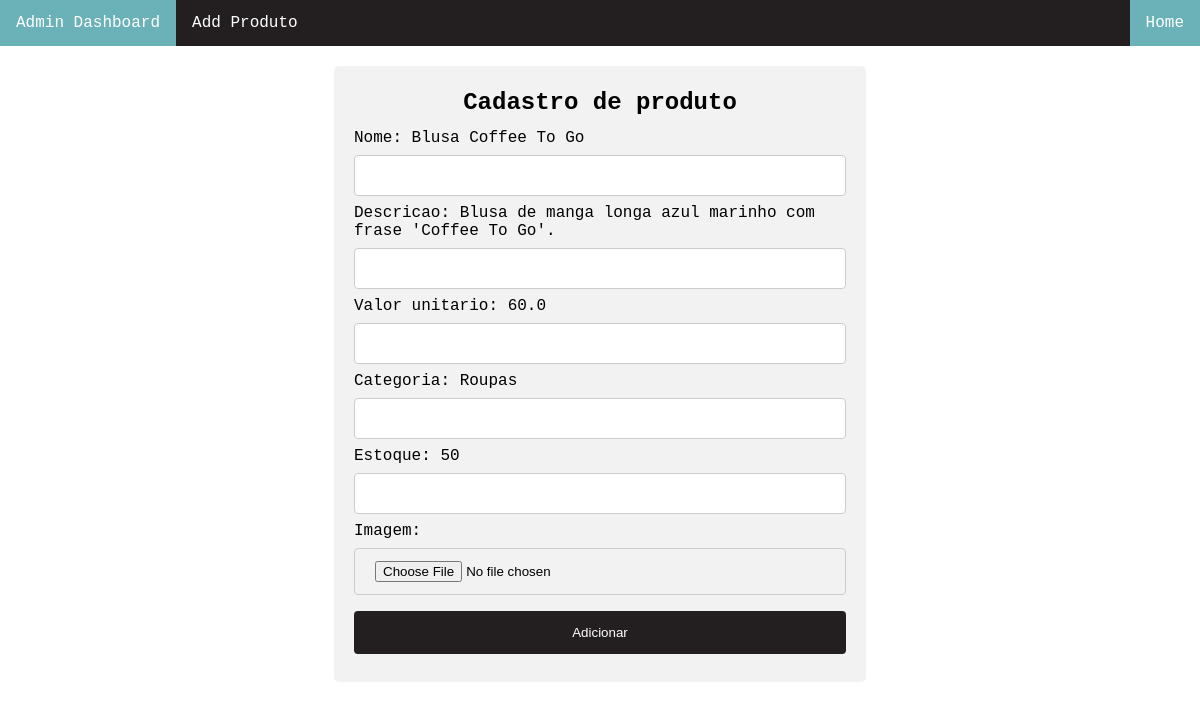
/admin/att_produto/2, run on the app's committed database.
### models/tables.py (models this page shows, shortened)
class Produto(db.Model):
    __tablename__ = "produtos"
    id = db.Column(db.Integer, primary_key=True)
    nome = db.Column(db.String(50), unique=True)
    descricao = db.Column(db.String(500))
    valor_unitario = db.Column(db.Float(20))
    categoria = db.Column(db.String(30))
    estoque = db.Column(db.Integer)
    image = db.Column(db.String(100))

### controller/rotas.py (the view)
@app.route('/admin/att_produto/<idp>', methods=['GET', 'POST'])
def att_produto(idp):
    form = AttProduto()
    produto_atual = Produto.query.filter_by(id=idp).first()
    checar = 0
    if form.nome.data:
        produto_atual.nome = form.nome.data
        db.session.commit()
        checar += 1
    if form.descricao.data:
        produto_atual.descricao = form.descricao.data
        db.session.commit()
        checar += 1
    if form.valor_unitario.data:
        produto_atual.valor_unitario = form.valor_unitario.data
        db.session.commit()
        checar += 1
    if form.categoria.data:
        produto_atual.categoria = form.categoria.data
        db.session.commit()
        checar += 1
    if form.estoque.data:
        produto_atual.estoque = form.estoque.data
        db.session.commit()
        checar += 1
    if form.image.data:
        produto_atual.image = photos.url(photos.save(form.image.data))
        db.session.commit()
        checar += 1
    if checar >= 1:
        return redirect(url_for('admin'))
    return render_template('admin/edit_produto.html', form=form, produto_atual=produto_atual)

### models/forms.py
class AttProduto(FlaskForm):
    nome = StringField('nome')
    categoria = StringField('categoria')
    descricao = StringField('descricao')
    estoque = IntegerField('estoque')
    valor_unitario = FloatField('valor_unitario')
    image = FileField('image')

### templates/admin/edit_produto.html (shortened to what this page needs)
{% extends 'admin/admin.html' %}
{% block content %}
  <form style="margin: 20px auto;width: 41%" action="" method="POST" class="divform" enctype="multipart/form-data">
    <h2 class="titulo">Cadastro de produto</h2>
      <label>Nome: {{ produto_atual.nome }}</label>
      {{
        form.nome(class="campotexto")
      }}
      <label>Descricao: {{ produto_atual.descricao }}</label>
      {{
        form.descricao(class="campotexto")
      }}
      <label>Valor unitario: {{ produto_atual.valor_unitario }}</label>
      {{
        form.valor_unitario(class="campotexto")
      }}
      <label>Categoria: {{ produto_atual.categoria }}</label>
      {{
        form.categoria(class="campotexto")
      }}
      <label>Estoque: {{ produto_atual.estoque }}</label>
      {{
        form.estoque(class="campotexto")
      }}
      <label>Imagem: </label>
      {{
        form.image(class="campotexto")
      }}
      <button class="botoes" type="submit">Adicionar</button>
  </form>
{% endblock %}

### static/css/newcss.css (style rules this page uses)
body { margin: 0; padding: 0; font-family: monospace, monospace; }
.campotexto { width: 100%; padding: 12px 20px; margin: 8px 0; display: inline-block; border: 1px solid #ccc; border-radius: 4px; box-sizing: border-box; }
.botoes { width: 100%; background-color: #231f20; color: white; padding: 14px 20px; margin: 8px 0; border: none; border-radius: 4px; cursor: pointer; }
.titulo { font-size: 1.5em; font-style: inherit; display: block; text-align: center; margin-top: 3px; margin-bottom: 13px; }
.divform { width: 61%; margin: 20px auto; border-radius: 5px; background-color: #f2f2f2; padding: 20px; }

### data on the page
Produto: nome "Blusa Coffee To Go", descricao "Blusa de manga longa azul marinho com frase 'Coffee To Go'.", valor_unitario "60.0", categoria "Roupas", estoque "50"
